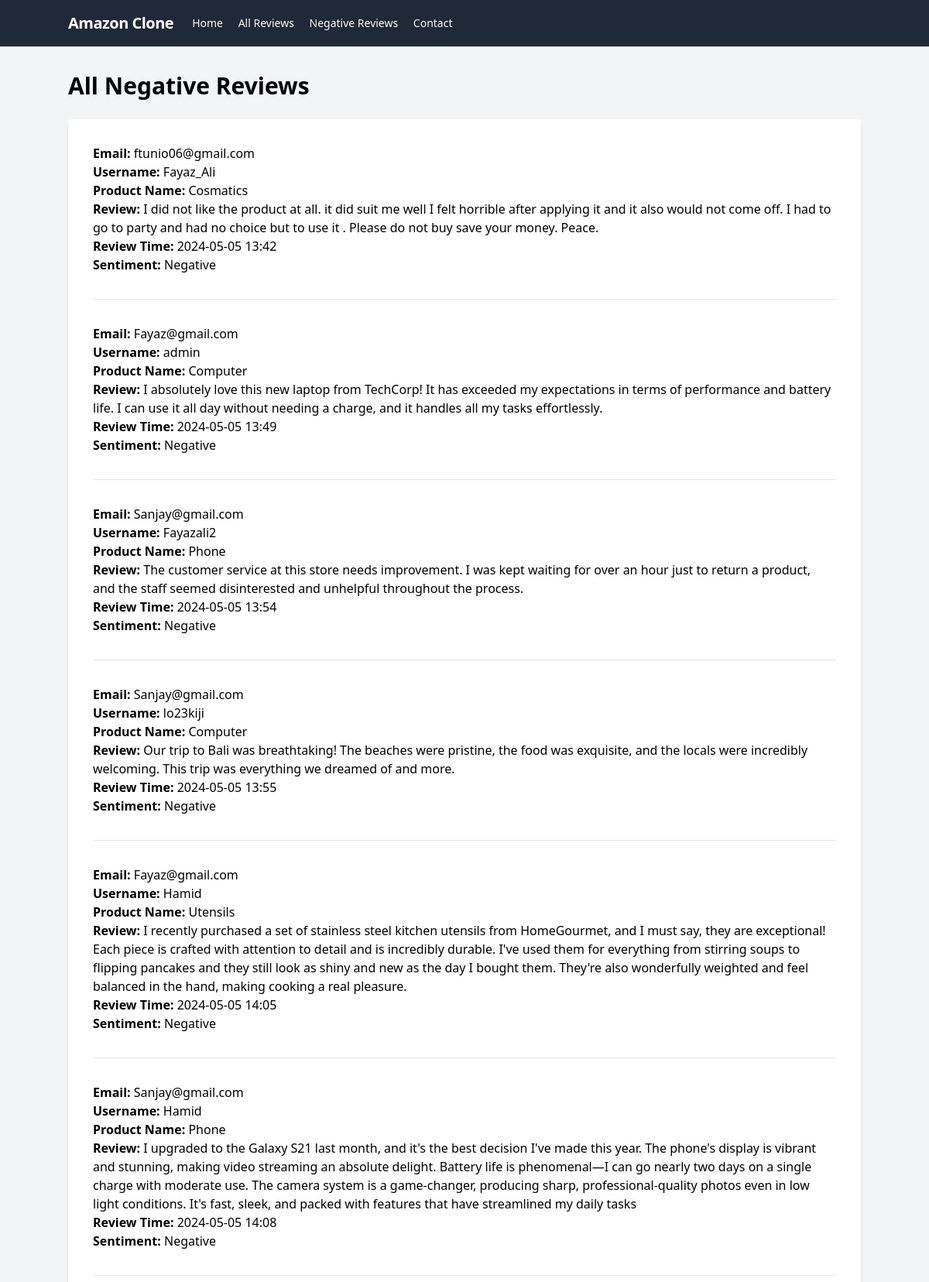
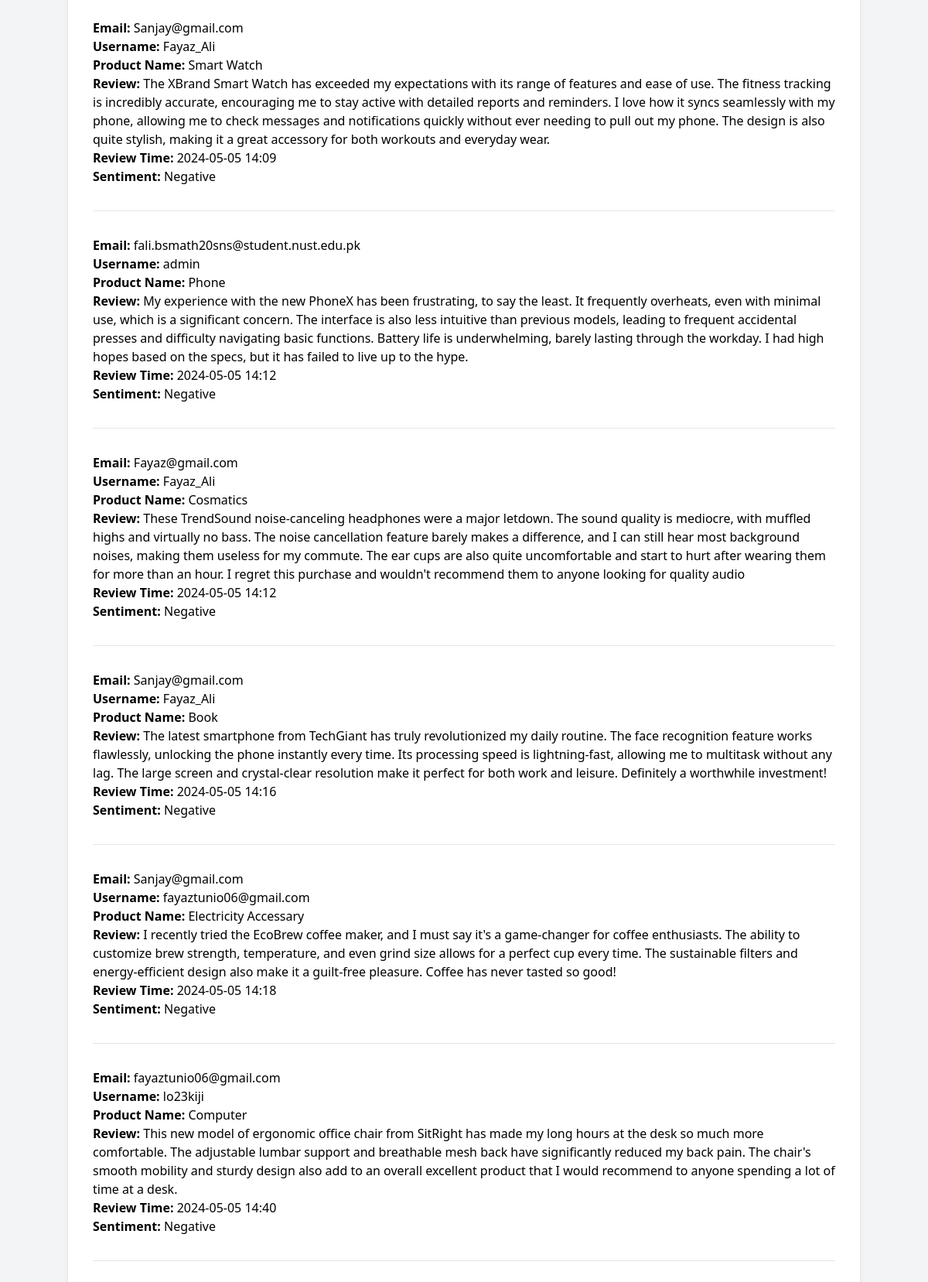
/negative_reviews (upper part), run on the app's committed database (2 pictures, top to bottom).
### reviews.py (models this page shows, shortened)
class Review(db.Model):
    id = db.Column(db.Integer, primary_key=True)
    email = db.Column(db.String(100), nullable=False)
    username = db.Column(db.String(100), nullable=False)
    product_name = db.Column(db.String(100), nullable=False)
    review_content = db.Column(db.Text, nullable=False)
    review_time = db.Column(db.DateTime, default=func.now())
    sentiment = db.Column(db.String(50), nullable=True)  # Store the sentiment

### reviews.py (the view)
@app.route('/negative_reviews', methods=['GET'])
def negative_reviews():
    reviews = Review.query.filter_by(sentiment='Negative').all()
    return render_template('negative_reviews.html', reviews=reviews)

### templates/negative_reviews.html (shortened to what this page needs)
<!DOCTYPE html>
<html lang="en">
<head>
    <script src="https://cdn.tailwindcss.com"></script>
</head>
<body class="bg-gray-100 font-sans leading-normal tracking-normal">
    {% include 'navbar.html' %}
    <div class="container mx-auto my-8">
        <h1 class="text-3xl font-bold leading-tight mb-5">All Negative Reviews</h1>
        {% if reviews %}
            <div class="bg-white shadow-md rounded my-6">
                <ul class="list-none space-y-4 p-4">
                {% for review in reviews %}
                    <li class="p-4 hover:bg-gray-50 rounded-md">
                        <p><strong>Email:</strong> {{ review.email }}</p>
                        <p><strong>Username:</strong> {{ review.username }}</p>
                        <p><strong>Product Name:</strong> {{ review.product_name }}</p>
                        <p><strong>Review:</strong> {{ review.review_content }}</p>
                        <p><strong>Review Time:</strong> {{ review.review_time.strftime('%Y-%m-%d %H:%M') }}</p>
                        <p><strong>Sentiment:</strong> {{ review.sentiment }}</p>
                    </li>
                    <hr class="border-t mx-4">
                {% endfor %}
                </ul>
            </div>
        {% else %}
            <p class="text-center text-gray-500">No reviews found.</p>
        {% endif %}
    </div>
</body>
</html>

### data on the page
Review: email "ftunio06@gmail.com", username "Fayaz_Ali", product_name "Cosmatics", review_content "I did not like the product at all. it did suit me well I felt horrible after applying it and it also would not come off. I had to go to party and had no choice but to use it . Please do not buy save your money. Peace.", review_time "2024-05-05 13:42", sentiment "Negative"
Review: email "Fayaz@gmail.com", username "admin", product_name "Computer", review_content "I absolutely love this new laptop from TechCorp! It has exceeded my expectations in terms of performance and battery life. I can use it all day without needing a charge, and it handles all my tasks effortlessly.", review_time "2024-05-05 13:49", sentiment "Negative"
Review: email "Sanjay@gmail.com", username "Fayazali2", product_name "Phone", review_content "The customer service at this store needs improvement. I was kept waiting for over an hour just to return a product, and the staff seemed disinterested and unhelpful throughout the process.", review_time "2024-05-05 13:54", sentiment "Negative"
Review: email "Sanjay@gmail.com", username "lo23kiji", product_name "Computer", review_content "Our trip to Bali was breathtaking! The beaches were pristine, the food was exquisite, and the locals were incredibly welcoming. This trip was everything we dreamed of and more.", review_time "2024-05-05 13:55", sentiment "Negative"
Review: email "Fayaz@gmail.com", username "Hamid", product_name "Utensils", review_content "I recently purchased a set of stainless steel kitchen utensils from HomeGourmet, and I must say, they are exceptional! Each piece is crafted with attention to detail and is incredibly durable. I've used them for everything from stirring soups to flipping pancakes and they still look as shiny and new as the day I bought them. They're also wonderfully weighted and feel balanced in the hand, making cooking a real pleasure.", review_time "2024-05-05 14:05", sentiment "Negative"
Review: email "Sanjay@gmail.com", username "Hamid", product_name "Phone", review_content "I upgraded to the Galaxy S21 last month, and it's the best decision I've made this year. The phone's display is vibrant and stunning, making video streaming an absolute delight. Battery life is phenomenal—I can go nearly two days on a single charge with moderate use. The camera system is a game-changer, producing sharp, professional-quality photos even in low light conditions. It's fast, sleek, and packed with features that have streamlined my daily tasks", review_time "2024-05-05 14:08", sentiment "Negative"
Review: email "Sanjay@gmail.com", username "Fayaz_Ali", product_name "Smart Watch", review_content "The XBrand Smart Watch has exceeded my expectations with its range of features and ease of use. The fitness tracking is incredibly accurate, encouraging me to stay active with detailed reports and reminders. I love how it syncs seamlessly with my phone, allowing me to check messages and notifications quickly without ever needing to pull out my phone. The design is also quite stylish, making it a great accessory for both workouts and everyday wear.", review_time "2024-05-05 14:09", sentiment "Negative"
Review: email "fali.bsmath20sns@student.nust.edu.pk", username "admin", product_name "Phone", review_content "My experience with the new PhoneX has been frustrating, to say the least. It frequently overheats, even with minimal use, which is a significant concern. The interface is also less intuitive than previous models, leading to frequent accidental presses and difficulty navigating basic functions. Battery life is underwhelming, barely lasting through the workday. I had high hopes based on the specs, but it has failed to live up to the hype.", review_time "2024-05-05 14:12", sentiment "Negative"
Review: email "Fayaz@gmail.com", username "Fayaz_Ali", product_name "Cosmatics", review_content "These TrendSound noise-canceling headphones were a major letdown. The sound quality is mediocre, with muffled highs and virtually no bass. The noise cancellation feature barely makes a difference, and I can still hear most background noises, making them useless for my commute. The ear cups are also quite uncomfortable and start to hurt after wearing them for more than an hour. I regret this purchase and wouldn't recommend them to anyone looking for quality audio", review_time "2024-05-05 14:12", sentiment "Negative"
Review: email "Sanjay@gmail.com", username "Fayaz_Ali", product_name "Book", review_content "The latest smartphone from TechGiant has truly revolutionized my daily routine. The face recognition feature works flawlessly, unlocking the phone instantly every time. Its processing speed is lightning-fast, allowing me to multitask without any lag. The large screen and crystal-clear resolution make it perfect for both work and leisure. Definitely a worthwhile investment!", review_time "2024-05-05 14:16", sentiment "Negative"
Review: email "Sanjay@gmail.com", username "fayaztunio06@gmail.com", product_name "Electricity Accessary", review_content "I recently tried the EcoBrew coffee maker, and I must say it's a game-changer for coffee enthusiasts. The ability to customize brew strength, temperature, and even grind size allows for a perfect cup every time. The sustainable filters and energy-efficient design also make it a guilt-free pleasure. Coffee has never tasted so good!", review_time "2024-05-05 14:18", sentiment "Negative"
Review: email "fayaztunio06@gmail.com", username "lo23kiji", product_name "Computer", review_content "This new model of ergonomic office chair from SitRight has made my long hours at the desk so much more comfortable. The adjustable lumbar support and breathable mesh back have significantly reduced my back pain. The chair's smooth mobility and sturdy design also add to an overall excellent product that I would recommend to anyone spending a lot of time at a desk.", review_time "2024-05-05 14:40", sentiment "Negative"
